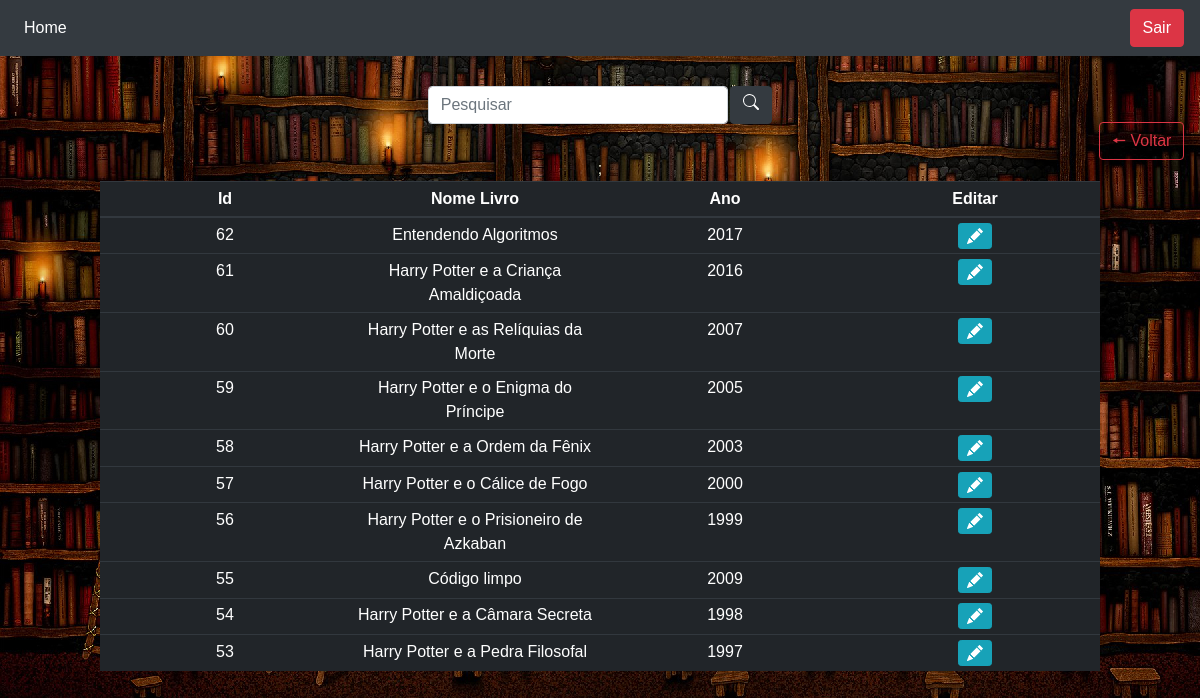
The page /pesquisa_livro.php on the database its author committed.
### tables this page shows
CREATE TABLE `livro` (
  `idlivro` int(11) NOT NULL,
  `ideditora` int(11) NOT NULL,
  `nome_livro` varchar(45) DEFAULT NULL,
  `ano_publicacao` int(11) DEFAULT NULL
);

### pesquisa_livro.php (the view, shortened to what this page needs)
<?php
    require "conexao.php";
    require "cabecalho.php";
    if(!empty($_GET['search']))
    {
        $data = $_GET['search'];
        $sql = "SELECT * FROM livro WHERE idlivro LIKE '%$data%' or nome_livro LIKE '%$data%' ORDER BY idlivro DESC";
    }
    else
    {
        $sql = "SELECT * FROM livro ORDER BY idlivro DESC";
    }
    $result = $conexao->query($sql);
?>
<!DOCTYPE html>
<html lang="en">
    <head>
        <link rel="stylesheet" href="css/style.css">
    </head>
    <body class= "corpo">
        <nav class="navbar navbar-expand navbar-dark bg-dark">
            <div class="collapse navbar-collapse" id="navbarNavAltMarkup">
                <div class="navbar-nav">
                <a class="nav-item nav-link active" href="menu.php">Home <span class="sr-only">(current)</span></a>
                </div>
            </div>
            <div>
                <a href="sair.php" class="btn btn-danger">Sair</a>
            </div>
        </nav>
    </body>
    <div>
        <a href="voltar.php" class="btn btn-outline-danger btn-voltar">🠔 Voltar</a>
    </div>
    <div class="box-search">
        <input type="search" class="form-control w-25" placeholder="Pesquisar" id="pesquisar">
        <button onclick="searchData()" class="btn btn-dark">
        </button>
    </div>
    <body>
        <div class="content-container">
            <div class="table-container">
                <table class="table table-dark table-sm text-center">
                <thead>
                    <tr>
                        <th scope="col">Id</th>
                        <th scope="col">Nome Livro</th>
                        <th scope="col">Ano</th>
                        <th scope="col">Editar</th>
                    </tr>
                </thead>
                <tbody>;
                    <?php
                    while ($user_data = mysqli_fetch_assoc($result)) {
                        echo '<tr>';
                        echo '<td>' . $user_data['idlivro'] . '</td>';
                        echo '<td>' . $user_data['nome_livro'] . '</td>';
                        echo '<td>' . $user_data['ano_publicacao'] . '</td>';
                        echo '<td>
                            <a class="btn btn-sm btn-info btn-group" href="edit_livro.php?idlivro=' . $user_data['idlivro'] . '">
                                <svg xmlns="http://www.w3.org/2000/svg" width="16" height="16" fill="currentColor" class="bi bi-pencil-fill" viewBox="0 0 16 16">
                                    <path d="M12.854.146a.5.5 0 0 0-.707 0L10.5 1.793 14.207 5.5l1.647-1.646a.5.5 0 0 0 0-.708l-3-3zm.646 6.061L9.793 2.5 3.293 9H3.5a.5.5 0 0 1 .5.5v.5h.5a.5.5 0 0 1 .5.5v.5h.5a.5.5 0 0 1 .5.5v.5h.5a.5.5 0 0 1 .5.5v.207l6.5-6.5zm-7.468 7.468A.5.5 0 0 1 6 13.5V13h-.5a.5.5 0 0 1-.5-.5V12h-.5a.5.5 0 0 1-.5-.5V11h-.5a.5.5 0 0 1-.5-.5V10h-.5a.499.499 0 0 1-.175-.032l-.179.178a.5.5 0 0 0-.11.168l-2 5a.5.5 0 0 0 .65.65l5-2a.5.5 0 0 0 .168-.11l.178-.178z"/>
                                </svg>
                            </a>
                        </td>
                        </tr>';
                    }
                    ?>
            </tbody>
            </table>
            </div>
        </div>
    </body>
</html>

### css/style.css (style rules this page uses)
body { background-image: url("../img/foto_biblioteca.jpg"); background-repeat: no-repeat; background-size: cover; }
.corpo { font-family: Arial, Helvetica, sans-serif; background-color: #b9e4fa; color: beige; text-align: center; text-decoration: none; display: flex; flex-direction: column; min-height: 100vh; }
.content-container { flex: 1; display: flex; flex-direction: column; justify-content: center; align-items: center; }
.table-container { margin-top: 20px; width: 100%; max-width: 1000px; margin-bottom: 100px; margin-left: auto; margin-right: auto; }
.table-container table { width: 100%; table-layout: fixed; }
.btn-voltar { position: absolute; bottom: 80%; right: 1.3%; }
.box-search { display: flex; margin-top: 30px; justify-content: center; gap: .2% }

### rows shown on the page
livro: idlivro "62", nome_livro "Entendendo Algoritmos", ano_publicacao "2017"
livro: idlivro "61", nome_livro "Harry Potter e a Criança Amaldiçoada", ano_publicacao "2016"
livro: idlivro "60", nome_livro "Harry Potter e as Relíquias da Morte", ano_publicacao "2007"
livro: idlivro "59", nome_livro "Harry Potter e o Enigma do Príncipe", ano_publicacao "2005"
livro: idlivro "58", nome_livro "Harry Potter e a Ordem da Fênix", ano_publicacao "2003"
livro: idlivro "57", nome_livro "Harry Potter e o Cálice de Fogo", ano_publicacao "2000"
livro: idlivro "56", nome_livro "Harry Potter e o Prisioneiro de Azkaban", ano_publicacao "1999"
livro: idlivro "55", nome_livro "Código limpo", ano_publicacao "2009"
livro: idlivro "54", nome_livro "Harry Potter e a Câmara Secreta", ano_publicacao "1998"
livro: idlivro "53", nome_livro "Harry Potter e a Pedra Filosofal", ano_publicacao "1997"
